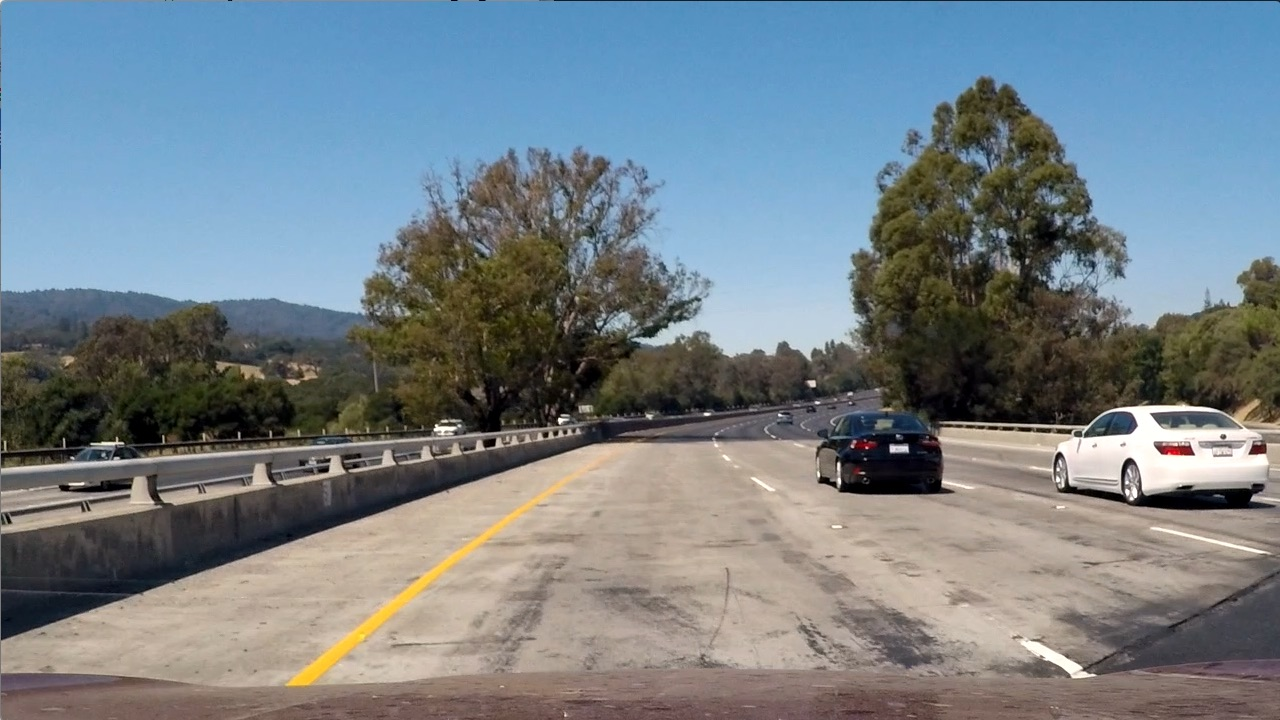
#> input picture test_images/test1.jpg, 1280 x 720 px
$ jupyter execute 'Advanced Lane Lines.ipynb'   (older library calls are emulated)
#> lines starting #> are read from the running program, lines starting #| are printed output that depends on the picture; after the words box and inside, x2 and y2 are one past the last pixel; in counts of white or black regions, pixels touching at a corner belong together
### ad_lane/ad_lane_lines.py
import numpy as np
import cv2
import glob
# import pickle
# import matplotlib.image as mpimg


# [41 lines left out: function calibrate_camera, not called in this run]


def cal_undistorted(img, mtx, dist):
    # 根据系数校正图像
    # returns the undistorted image
    undistorted = cv2.undistort(img, mtx, dist, mtx)
    return undistorted


# Define a function that applies Sobel x or y,
# then takes an absolute value and applies a threshold.
# Note: calling your function with orient='x', thresh_min=5, thresh_max=100
# should produce output like the example image shown above this quiz.
def abs_sobel_thresh(img, sobel_kernel=3, orient='x', thresh=(0, 255)):
    # Apply the following steps to img
    # 1) Convert to gray scale
    gray = cv2.cvtColor(img, cv2.COLOR_RGB2GRAY)
    # 2) Take the derivative in x or y given orient = 'x' or 'y'
    if orient == 'x':
        sobel = cv2.Sobel(gray, cv2.CV_64F, 1, 0, ksize=sobel_kernel)
    elif orient == 'y':
        sobel = cv2.Sobel(gray, cv2.CV_64F, 0, 1, ksize=sobel_kernel)
    # 3) Take the absolute value of the derivative or gradient
    abs_sobel = np.absolute(sobel)
    # 4) Scale to 8-bit (0 - 255) then convert to type = np.uint8
    scaled_sobel = np.uint8(255 * abs_sobel / np.max(abs_sobel))
    # 5) Create a mask of 1's where the scaled gradient magnitude
    # is > thresh_min and < thresh_max
    binary_output = np.zeros_like(scaled_sobel)
    binary_output[(scaled_sobel >= thresh[0]) & (scaled_sobel <= thresh[1])] = 1
    # 6) Return this mask as your binary_output image
    # binary_output = gray # Remove this line
    return binary_output


# Define a function that applies Sobel x and y,
# then computes the magnitude of the gradient
# and applies a threshold
def mag_thresh(img, sobel_kernel=3, thresh=(0, 255)):
    # Apply the following steps to img
    # 1) Convert to gray scale
    gray = cv2.cvtColor(img, cv2.COLOR_RGB2GRAY)
    # 2) Take the gradient in x and y separately
    sobel_x = cv2.Sobel(gray, cv2.CV_64F, 1, 0, ksize=sobel_kernel)
    sobel_y = cv2.Sobel(gray, cv2.CV_64F, 0, 1, ksize=sobel_kernel)
    # 3) Calculate the magnitude
    grad_mag = np.sqrt(sobel_x ** 2 + sobel_y ** 2)
    # 4) Scale to 8-bit (0 - 255) and convert to type = np.uint8
    scale_factor = np.max(grad_mag) / 255
    grad_mag = (grad_mag / scale_factor).astype(np.uint8)
    # 5) Create a binary mask where mag thresholds are met
    binary_output = np.zeros_like(grad_mag)
    binary_output[(grad_mag >= thresh[0]) & (grad_mag <= thresh[1])] = 1
    # 6) Return this mask as your binary_output image
    # binary_output = np.copy(img) # Remove this line
    return binary_output


# Define a function that applies Sobel x and y,
# then computes the direction of the gradient
# and applies a threshold.
def dir_threshold(img, sobel_kernel=3, thresh=(0, np.pi / 2)):
    # Apply the following steps to img
    # 1) Convert to gray scale
    gray = cv2.cvtColor(img, cv2.COLOR_RGB2GRAY)
    # 2) Take the gradient in x and y separately
    sobel_x = cv2.Sobel(gray, cv2.CV_64F, 1, 0, ksize=sobel_kernel)
    sobel_y = cv2.Sobel(gray, cv2.CV_64F, 0, 1, ksize=sobel_kernel)
    # 3) Take the absolute value of the x and y gradients
    abs_sobel_x = np.absolute(sobel_x)
    abs_sobel_y = np.absolute(sobel_y)
    # 4) Use np.arctan2(abs_sobel_y, abs_sobel_x) to calculate the direction of the gradient
    grad_dir = np.arctan2(abs_sobel_y, abs_sobel_x)
    # 5) Create a binary mask where direction thresholds are met
    binary_output = np.zeros_like(grad_dir)
    binary_output[(grad_dir >= thresh[0]) & (grad_dir <= thresh[1])] = 1
    # 6) Return this mask as your binary_output image
    # binary_output = np.copy(img) # Remove this line
    return binary_output


# [17 lines left out: functions r_select, yellow_white_mask, not called in this run]


def hls_select(img, channel='S', thresh=(90, 255)):
    # 1) Convert to HLS color space
    # 2) Apply a threshold to the S channel
    # 3) Return a binary image of threshold result
    hls = cv2.cvtColor(img, cv2.COLOR_RGB2HLS)
    if channel == 'S':
        x = hls[:, :, 2]
    elif channel == 'H':
        x = hls[:, :, 0]
    elif channel == 'L':
        x = hls[:, :, 1]
    else:
        print('illegal channel !!!')
        return
    binary_output = np.zeros_like(x)
    binary_output[(x > thresh[0]) & (x <= thresh[1])] = 1
    return binary_output


def luv_select(img, thresh=(0, 255)):
    luv = cv2.cvtColor(img, cv2.COLOR_RGB2LUV)
    l_channel = luv[:, :, 0]
    binary_output = np.zeros_like(l_channel)
    binary_output[(l_channel > thresh[0]) & (l_channel <= thresh[1])] = 1

    return binary_output


def lab_select(img, thresh=(0, 255)):
    lab = cv2.cvtColor(img, cv2.COLOR_RGB2Lab)
    b_channel = lab[:, :, 2]
    binary_output = np.zeros_like(b_channel)
    binary_output[(b_channel > thresh[0]) & (b_channel <= thresh[1])] = 1

    return binary_output


def combine_filters(img):
    grad_x = abs_sobel_thresh(img, orient='x', sobel_kernel=3, thresh=(10, 230))
    mag = mag_thresh(img, sobel_kernel=3, thresh=(30, 150))
    dir_thresh = dir_threshold(img, sobel_kernel=3, thresh=(0.7, 1.3))
    hls_thresh = hls_select(img, thresh=(180, 255))
    lab_thresh = lab_select(img, thresh=(155, 200))
    luv_thresh = luv_select(img, thresh=(225, 255))
    combined_lsx = np.zeros_like(grad_x)
    combined_lsx[((grad_x == 1) & (mag == 1)) | ((dir_thresh == 1) & (hls_thresh == 1)) |
                 (lab_thresh == 1) | (luv_thresh == 1)] = 1

    return combined_lsx


def find_line_fit(img, n_windows=9, margin=100, min_pix=50):
    histogram = np.sum(img[img.shape[0] // 2:, :], axis=0)
    # Create an output image to draw on and  visualize the result
    out_img = np.dstack((img, img, img)) * 255
    # Find the peak of the left and right halves of the histogram
    # These will be the starting point for the left and right lines
    midpoint = np.int(histogram.shape[0] / 2)
    left_x_base = np.argmax(histogram[:midpoint])
    right_x_base = np.argmax(histogram[midpoint:]) + midpoint

    # Set height of windows
    window_height = np.int(img.shape[0] / n_windows)
    # Identify the x and y positions of all nonzero pixels in the image
    nonzero = img.nonzero()
    nonzero_y = np.array(nonzero[0])
    nonzero_x = np.array(nonzero[1])
    # Current positions to be updated for each window
    left_x_current = left_x_base
    right_x_current = right_x_base
    # Create empty lists to receive left and right lane pixel indices
    left_lane_ind = []
    right_lane_ind = []

    # Step through the windows one by one
    for window in range(n_windows):
        # Identify window boundaries in x and y (and right and left)
        win_y_low = img.shape[0] - (window + 1) * window_height
        win_y_high = img.shape[0] - window * window_height
        win_x_left_low = left_x_current - margin
        win_x_left_high = left_x_current + margin
        win_x_right_low = right_x_current - margin
        win_x_right_high = right_x_current + margin
        # Draw the windows on the visualization image
        cv2.rectangle(out_img, (win_x_left_low, win_y_low), (win_x_left_high, win_y_high),
                      (0, 255, 0), 2)
        cv2.rectangle(out_img, (win_x_right_low, win_y_low), (win_x_right_high, win_y_high),
                      (0, 255, 0), 2)
        # Identify the nonzero pixels in x and y within the window
        good_left_ind = ((nonzero_y >= win_y_low) &
                         (nonzero_y < win_y_high) &
                         (nonzero_x >= win_x_left_low) &
                         (nonzero_x < win_x_left_high)).nonzero()[0]
        good_right_ind = ((nonzero_y >= win_y_low) &
                          (nonzero_y < win_y_high) &
                          (nonzero_x >= win_x_right_low) &
                          (nonzero_x < win_x_right_high)).nonzero()[0]
        # Append these indices to the lists
        left_lane_ind.append(good_left_ind)
        right_lane_ind.append(good_right_ind)
        # If you found > min_pix pixels, recenter next window on their mean position
        if len(good_left_ind) > min_pix:
            left_x_current = np.int(np.mean(nonzero_x[good_left_ind]))
        if len(good_right_ind) > min_pix:
            right_x_current = np.int(np.mean(nonzero_x[good_right_ind]))

    # Concatenate the arrays of indices
    left_lane_ind = np.concatenate(left_lane_ind)
    right_lane_ind = np.concatenate(right_lane_ind)

    # Extract left and right line pixel positions
    left_x = nonzero_x[left_lane_ind]
    left_y = nonzero_y[left_lane_ind]
    right_x = nonzero_x[right_lane_ind]
    right_y = nonzero_y[right_lane_ind]

    # to plot
    out_img[nonzero_y[left_lane_ind], nonzero_x[left_lane_ind]] = [255, 0, 0]
    out_img[nonzero_y[right_lane_ind], nonzero_x[right_lane_ind]] = [0, 0, 255]

    # Fit a second order polynomial to each
    left_fit = np.polyfit(left_y, left_x, 2)
    right_fit = np.polyfit(right_y, right_x, 2)
    return left_fit, right_fit, out_img


# Generate x and y values for plotting
def get_fit_xy(img, left_fit, right_fit):
    plot_y = np.linspace(0, img.shape[0]-1, img.shape[0])
    left_fit_x = left_fit[0] * plot_y ** 2 + left_fit[1] * plot_y + left_fit[2]
    right_fit_x = right_fit[0] * plot_y ** 2 + right_fit[1] * plot_y + right_fit[2]
    return left_fit_x, right_fit_x, plot_y


def cal_cur_and_pos(binary_warped, left_fit_x, right_fit_x, plot_y):
    # Define conversions in x and y from pixels space to meters
    ym_per_pix = 30 / 720  # meters per pixel in y dimension
    xm_per_pix = 3.7 / 700  # meters per pixel in x dimension
    y_eval = np.max(plot_y)
    # Fit new polynomials to x,y in world space
    left_fit_cr = np.polyfit(plot_y * ym_per_pix, left_fit_x * xm_per_pix, 2)
    right_fit_cr = np.polyfit(plot_y * ym_per_pix, right_fit_x * xm_per_pix, 2)
    # Calculate the new radii of curvature
    left_cur = ((1 + (2 * left_fit_cr[0] * y_eval * ym_per_pix + left_fit_cr[1]) ** 2) ** 1.5) / \
                np.absolute(2 * left_fit_cr[0])
    right_cur = ((1 + (2 * right_fit_cr[0] * y_eval * ym_per_pix + right_fit_cr[1]) ** 2) ** 1.5) / \
                 np.absolute(2 * right_fit_cr[0])

    curvature = ((left_cur + right_cur) / 2)

    lane_width = np.absolute(left_fit_x[719] - right_fit_x[719])
    lane_xm_per_pix = 3.7 / lane_width
    veh_pos = (((left_fit_x[719] + right_fit_x[719]) * lane_xm_per_pix) / 2.)
    cen_pos = ((binary_warped.shape[1] * lane_xm_per_pix) / 2.)
    distance_from_center = veh_pos - cen_pos
    return curvature, distance_from_center


def image_add(wrap_img, origin_img, left_fit_x, right_fit_x, plot_y, m_back):
    warp_zero = np.zeros_like(wrap_img).astype(np.uint8)
    color_warp = np.dstack((warp_zero, warp_zero, warp_zero))

    # Recast the x and y points into usable format for cv2.fillPoly()
    pts_left = np.array([np.transpose(np.vstack([left_fit_x, plot_y]))])
    pts_right = np.array([np.flipud(np.transpose(np.vstack([right_fit_x, plot_y])))])
    pts = np.hstack((pts_left, pts_right))

    # Draw the lane onto the warped blank image
    cv2.fillPoly(color_warp, np.int_([pts]), (0, 0, 255))

    # Warp the blank back to original image space using inverse perspective matrix
    img_size = (color_warp.shape[1], color_warp.shape[0])  # 先是宽度，再是高度
    new_warp = cv2.warpPerspective(color_warp, m_back, img_size)
    # Combine the result with the original image
    result = cv2.addWeighted(origin_img, 1, new_warp, 0.3, 0)
    return result


def draw_values(img, curvature, distance_from_center):
    font = cv2.FONT_HERSHEY_SIMPLEX
    radius_text = "Radius of Curvature: %sm" % (round(curvature))
    cv2.putText(img, radius_text, (100, 100), font, 2, (255, 255, 255), 2)

    if distance_from_center > 0:
        pos_flag = 'right'
    else:
        pos_flag = 'left'

    center_text = "Vehicle is %.3fm %s of center" % (abs(distance_from_center), pos_flag)
    cv2.putText(img, center_text, (100, 150), font, 2, (255, 255, 255), 2)
    return img


# [22 lines left out: function advanced_lane_pip, not called in this run]

### Advanced Lane Lines.ipynb
### 校正图像畸变

[cell 1]
import pickle
import cv2
import numpy as np
import matplotlib.image as mpimg
import matplotlib.pyplot as plt
import ad_lane.ad_lane_lines as al

[cell 2]
file_para = open( 'calibration_parameters.pkl', 'rb' )
#> (reads calibration_parameters.pkl from the repository)
dist_pickle = pickle.load( file_para )
mtx = dist_pickle['mtx']
dist = dist_pickle['dist']
file_para.close()

[cell 3]
origin_img = mpimg.imread('test_images/test1.jpg')
#> origin_img is the input picture: shape (720, 1280, 3); mean R, G, B 117.5, 128.7, 135.5

test_img = al.cal_undistorted(origin_img, mtx, dist)

f, (ax1, ax2) = plt.subplots(1, 2, figsize=(16, 9))
f.tight_layout()
ax1.imshow(origin_img)
ax1.set_title('Original Image', fontsize=18)
ax2.imshow(test_img)
ax2.set_title('Undistorted Image', fontsize=18)
plt.subplots_adjust(left=0., right=1, top=0.9, bottom=0.)
plt.show()

### 图像透视

[cell 4]
file_para = open( 'perspective_parameters.pkl', 'rb' )
#> (reads perspective_parameters.pkl from the repository)
dist_pickle = pickle.load( file_para )
M = dist_pickle['M']
M_back = dist_pickle['M_back']
file_para.close()

[cell 5]
img_size = (test_img.shape[1], test_img.shape[0])  # 先是宽度，再是高度
wrap_img= cv2.warpPerspective(test_img, M, img_size)

[cell 6]
f, (ax1, ax2) = plt.subplots(1, 2, figsize=(16, 9))
f.tight_layout()
ax1.imshow(test_img)
ax1.set_title('Original Image', fontsize=18)
ax2.imshow(wrap_img)
ax2.set_title('Undistorted Image', fontsize=18)
plt.subplots_adjust(left=0., right=1, top=0.9, bottom=0.)
plt.show()

### 颜色甄别车道

[cell 7]
binary = al.combine_filters(wrap_img)
#> in combine_filters, `grad_x = abs_sobel_thresh(img, orient='x', sobel_kernel=3, thresh=(10,..`:
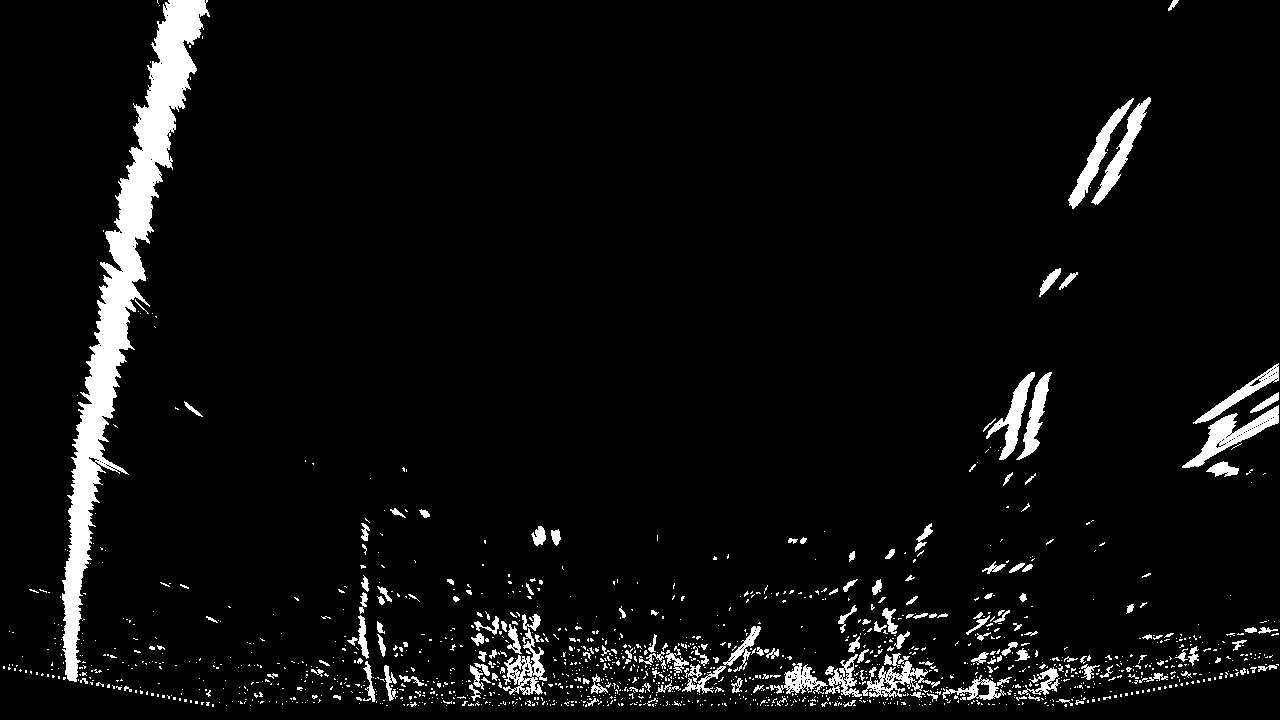
#> grad_x: shape (720, 1280); values 0 (black) and 1 (white), 5.2% white; 1455 white regions (1276 under 20 px), largest, box (x1, y1, x2, y2) and area: (62, 0, 210, 682) 19863, (1182, 405, 1279, 468) 1734, (1068, 98, 1134, 209) 1353
#> in mag_thresh, `sobel_y = cv2.Sobel(gray, cv2.CV_64F, 0, 1, ksize=sobel_kernel)`:
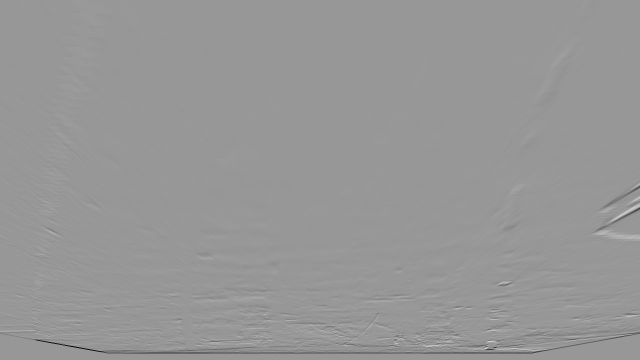
#> sobel_y: shape (720, 1280) float64 (shown at 1/2 size); min -759, max 519, mean -1.8; drawn with min black and max white
#> in mag_thresh, `scale_factor = np.max(grad_mag) / 255`: scale_factor = 3.28
#> in hls_select, `x = hls[:, :, 2]`:
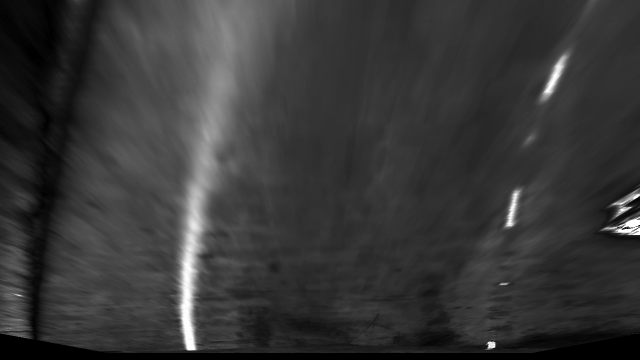
#> x: shape (720, 1280) (shown at 1/2 size); min 0, max 255, mean 55
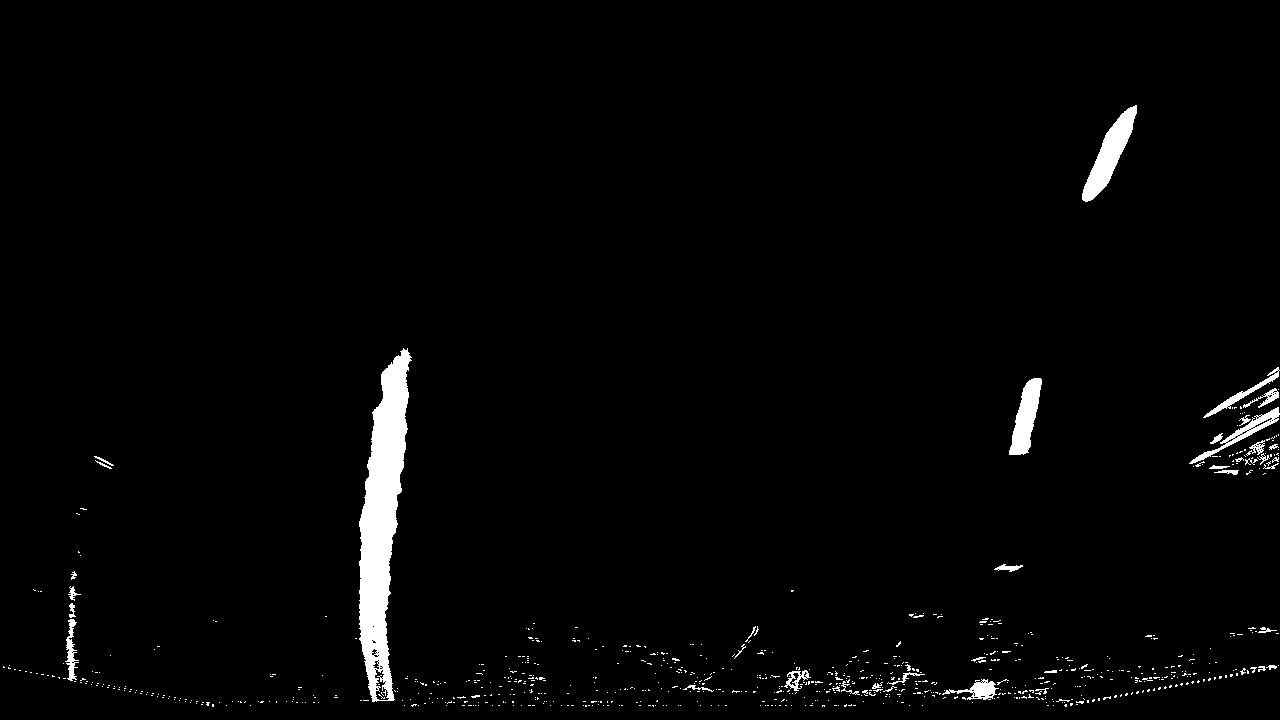
#> binary: shape (720, 1280); values 0 (black) and 1 (white), 2.1% white; 808 white regions (765 under 20 px), largest, box (x1, y1, x2, y2) and area: (359, 348, 412, 702) 9923, (1082, 105, 1137, 202) 1929, (1009, 378, 1042, 455) 1380

f, axs = plt.subplots(1, 2, figsize=(16, 9))
f.tight_layout()
axs[0].imshow(wrap_img)
axs[0].set_title('Original', fontsize=18)
axs[1].imshow(binary, cmap='gray')
axs[1].set_title('combine filters', fontsize=18)
plt.subplots_adjust(left=0., right=1, top=0.9, bottom=0.)
plt.show()
#> (the rest of the program and of its run is left out)
